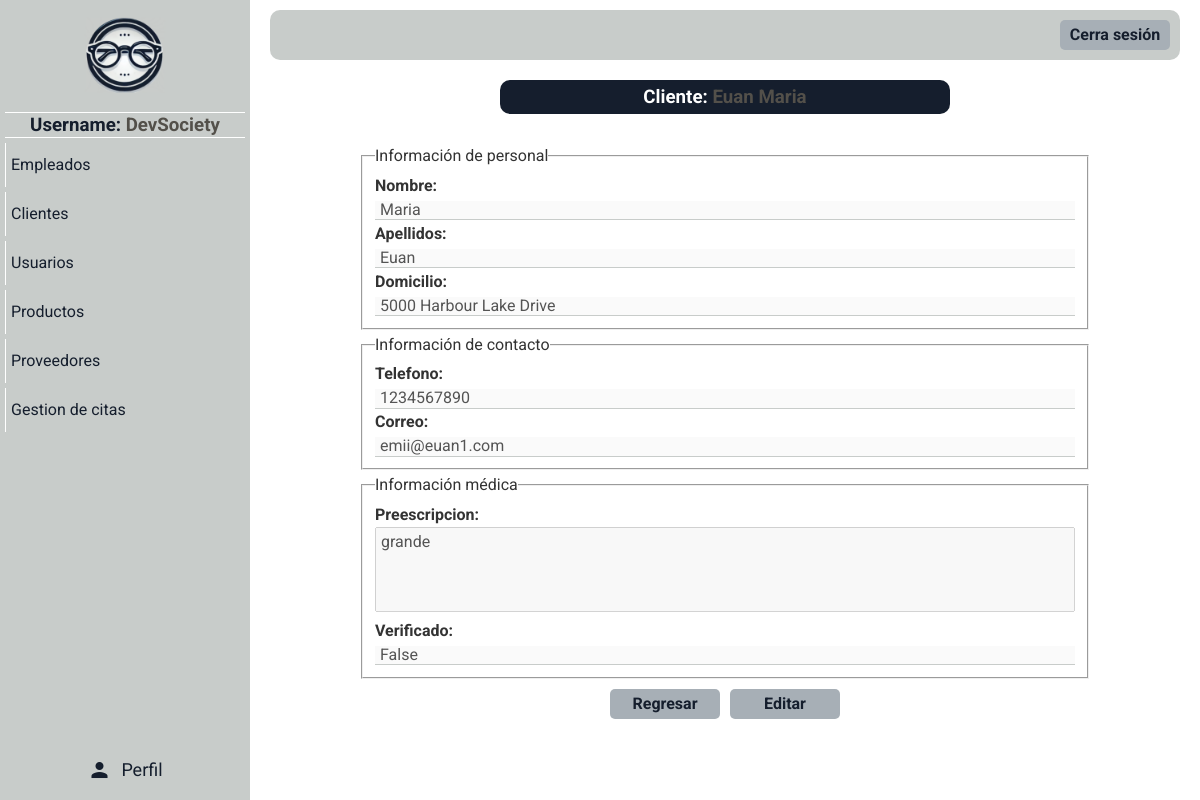
The page /paginas/ver_cliente.php?origen=clientes&id=3 (signed in) on the database its author committed.
### tables this page shows
CREATE TABLE `empleados` (
  `id_empleado` int(10) NOT NULL,
  `nombres` varchar(100) DEFAULT NULL,
  `apellidos` varchar(100) DEFAULT NULL,
  `correo` varchar(100) DEFAULT NULL,
  `telefono` varchar(15) DEFAULT NULL,
  `direccion` varchar(255) DEFAULT NULL,
  `rol` varchar(50) DEFAULT NULL,
  `fecha_contratacion` date DEFAULT NULL,
  `usuario` varchar(50) DEFAULT NULL,
  `contrasena` varchar(255) DEFAULT NULL,
  `codigo_empleado` int(11) DEFAULT NULL
);

CREATE TABLE `clientes` (
  `id_cliente` int(5) NOT NULL,
  `nombres` varchar(100) DEFAULT NULL,
  `apellidos` varchar(100) DEFAULT NULL,
  `correo` varchar(100) DEFAULT NULL,
  `telefono` varchar(15) DEFAULT NULL,
  `direccion` varchar(255) DEFAULT NULL,
  `preescripcion` text DEFAULT NULL,
  `contrasena` varchar(255) DEFAULT NULL,
  `verificado` varchar(10) DEFAULT NULL,
  `rol` varchar(50) DEFAULT NULL,
  `codigo_cliente` int(11) DEFAULT NULL,
  `libre2` int(11) DEFAULT NULL
);

### paginas/ver_cliente.php (the view, shortened to what this page needs)
<!DOCTYPE html>
<html lang="en">
<head>
</head>
<body>
    <?php include "menu_panel.php";
    require "../php/conexion.php";
    $id = $_GET['id'];
    $origen = isset($_GET['origen']) ? $_GET['origen'] : "";
    $producto = "SELECT * FROM clientes WHERE id_cliente = '$id'";
    $query = mysqli_query($conectar, $producto);
    $info = $query->fetch_array();
    ?>
    <div class="ver-producto-content main-content">
        <div class="titulo">
            <h3>Cliente: <span><?php echo $info['apellidos'] . " " . $info['nombres'] ?></span></h3>
        </div>
        <div class="content-info">
            <div class="info formulario">
                <fieldset disabled = "disable">
                    <legend>Información de personal</legend>
                    <label for="">Nombre:</label>
                    <input value="<?php echo $info['nombres'] ?>" type="text">
                    <label for="">Apellidos:</label>
                    <input value="<?php echo $info['apellidos'] ?>" type="text">
                    <label for="">Domicilio:</label>
                    <input value="<?php echo $info['direccion'] ?>" type="text">
                </fieldset>
                <fieldset disabled = "disable">
                    <legend>Información de contacto</legend>
                    <label for="">Telefono:</label>
                    <input value="<?php echo $info['telefono'] ?>" type="text">
                    <label for="">Correo:</label>
                    <input value="<?php echo $info['correo'] ?>" type="text">
                </fieldset>
                <fieldset disabled = "disable">
                    <legend>Información médica</legend>
                    <label for="">Preescripcion:</label><br>
                    <textarea disabled><?php echo $info['preescripcion'] ?></textarea><br>
                    <label for="">Verificado:</label>
                    <input value="<?php echo $info['verificado'] ?>" type="text">
                </fieldset>
            </div>
        </div>
        <div class="opciones-btn-ver opciones-btn">
            <div class="btn-regresar-ver-cliente btn">
                <a href="<?php echo ($origen =='usuarios')?'./mostrar_usuarios.php' : './mostrar_clientes.php'?>">Regresar</a>
            </div>
            <div class="btn">
                <a href="./editar_cliente.php?origen=<?php echo $origen ?>ver&id=<?php echo $id ?>">Editar</a>
            </div>
        </div>
    </div>
</body>
</html>

### paginas/menu_panel.php (shortened to what this page needs)
<?php
require '../php/conexion.php';
$query_empleado = "SELECT rol, usuario FROM empleados WHERE id_empleado = ? LIMIT 1";
$consulta_empleado = $conectar->prepare($query_empleado);
$consulta_empleado->bind_param("s", $_SESSION['id']);
$consulta_empleado->execute();
$resultado_empleado = $consulta_empleado->get_result();
$info_empleado = $resultado_empleado->fetch_assoc();
if ($resultado_empleado->num_rows > 0) {
    if ($_SESSION['rol'] == 'Administrador') {
        $options = '
        <a href="./mostrar_empleados.php">Empleados</a>
        <a href="./mostrar_clientes.php">Clientes</a>
        <a href="./mostrar_usuarios.php">Usuarios</a>
        <a href="./mostrar_productos.php">Productos</a>
        <a href="./mostrar_proveedores.php">Proveedores</a>
        <a href="./mostrar_citas.php">Gestion de citas</a>
    ';
    } else if ($_SESSION['rol'] == 'Empleado') {
        $options = '
        <a href="./mostrar_clientes.php">Clientes</a>
        <a href="./mostrar_productos.php">Productos</a>
        <a href="./mostrar_proveedores.php">Proveedores</a>
        <a href="./mostrar_citas.php">Gestión de citas</a>
        ';
    }
} else {
    require "../php/salir.php";
}
?>
<!DOCTYPE html>
<html lang="es">
<head>
    <link rel="stylesheet" href="../css/normalize.css">
    <link rel="stylesheet" href="../css/style.css">
</head>
</head>
<body>
    <div class="container-menu-lateral">
        <div class="sidebar">
            <div class="sidebar-logo">
                <a href="./dashboard.php"><img src="../imagenes/logo.png" alt=""></a>
            </div>
            <hr>
            <h3>Username: <span><?php echo $info_empleado['usuario'] ?></span></h3>
            <hr>
            <div class="btn-sidebar">
                <?php echo $options ?>
            </div>
            <div class="icon-container">
                <i class="material-icons">person</i>
                <a href="./perfil_empleado.php">Perfil</a>
            </div>
        </div>
    </div>
    <div class="main-content">
        <header class="header">
            <div class="btn-cerrar-sesion btn"><a href="../php/salir.php">Cerra sesión</a></div>
        </header>
    </div>
</body>
</html>

### css/style.css (style rules this page uses)
:root { --color0: #ffffff; --color1: #c8ccca; --color2: #151e2d; --color3: #a7afb6; --color4: #53504a; }
* { box-sizing: border-box; margin: 0; padding: 0; }
*, *::before, *::after { box-sizing: inherit; }
html { font-size: 62.5%; box-sizing: border-box; }
body { font-family: "Roboto"; font-size: 16px; line-height: 24px; color: #333; height: 100vh; }
.main-content { flex-grow: 1; padding: 10px 20px; margin-left: 250px; }
.btn { display: flex; cursor: pointer; width: 110px; height: 30px; background-color: var(--color3); justify-content: center; align-items: center; border-radius: 5px; font-weight: bold; }
.btn a { display: flex; color: var(--color2); text-decoration: none; height: 100%; width: 100%; justify-content: center; transition: 0.4s ease-out; align-items: center; }
.formulario { padding: 10px 10px; }
.formulario input { border: none; border-bottom: var(--color1) solid 1px; outline: none; padding: 0 5px; width: 700px; }
fieldset { width: 400px; }
.formulario label { font-weight: bold; }
.formulario textarea { font-family: "Roboto"; padding: 5px; width: 100%; height: 85px; resize: none; }
.opciones-btn { display: flex; gap: 10px; margin-top: 20px; }
.container-menu-lateral { display: flex; height: 100%; position: fixed; }
.sidebar { text-align: center; width: 250px; background-color: var(--color1); color: var(--color0); }
.sidebar h3 { color: var(--color2); }
.sidebar hr { max-width: 250px; background-color: var(--color0); height: 1px; border: none; }
.btn-sidebar a { text-align: start; display: flex; align-items: center; color: var(--color2); text-decoration: none; padding: 10px 5px; margin: 5px 0; width: 100%; border-left: var(--color0) solid 0.5px; transition: font-size 0.2s ease-out; }
.sidebar-logo img { width: 100px; }
.header { display: flex; align-items: center; justify-content: end; background-color: var(--color1); height: 50px; border-radius: 10px; padding: 10px; }
.titulo { width: 450px; text-align: center; margin: auto; background-color: var(--color2); padding: 5px; color: var(--color0); border-radius: 10px; margin-bottom: 5px; }
.formulario { margin-top: 15px; display: flex; flex-direction: column; }
.opciones-btn-ver { margin: auto; justify-content: center; width: 350px; }
.info { padding: 10px; gap: 3px; }
.info label { font-weight: bold; }
.content-info { display: flex; justify-content: center; }
span { color: var(--color4); }
.sidebar { display: flex; flex-direction: column; height: 100vh; padding: 5px; background-color: var(--color1); }
.sidebar-logo img { width: 100px; height: auto; }
.btn-sidebar { margin-bottom: 20px; }
.icon-container { margin-top: auto; display: flex; justify-content: center; align-items: center; gap: 10px; height: 50px; }
.icon-container i { color: var(--color2); font-size: 24px; }
.icon-container a { text-decoration: none; color: var(--color2); font-size: 18px; }

### rows shown on the page
empleados: usuario "DevSociety"
clientes: apellidos "Euan", nombres "Maria", direccion "5000 Harbour Lake Drive", telefono "1234567890", correo "emii@euan1.com", preescripcion "grande", verificado "False"
